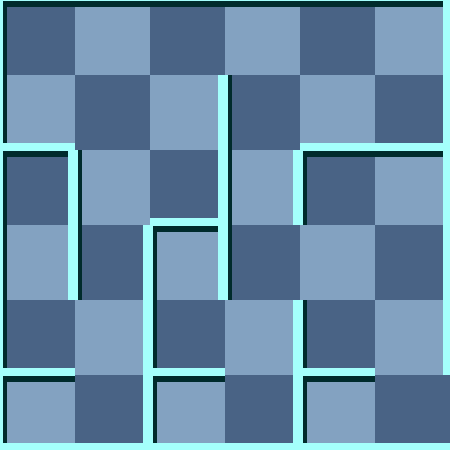

Tiled map render using the project's own tile images. Description and the map definition, with tile-layer contents summarised, below:
An orthogonal 6x6 tile map with 75x75 px tiles, 2 tile layers (background, 块层 1) and 5 objects (2x RedMummy, Exit, Player, Trap).

<map version="1.0" orientation="orthogonal" width="6" height="6" tilewidth="75" tileheight="75">
 <tileset firstgid="1" name="wall" tilewidth="75" tileheight="75">
  <image source="gfx/wall.png" width="300" height="375" />
  <tile id="0">
   <properties>
    <property name="ValOfWall" value="0" />
   </properties>
  </tile>
  <tile id="1">
   <properties>
    <property name="ValOfWall" value="1" />
   </properties>
  </tile>
  <tile id="2">
   <properties>
    <property name="ValOfWall" value="2" />
   </properties>
  </tile>
  <tile id="3">
   <properties>
    <property name="ValOfWall" value="3" />
   </properties>
  </tile>
  <tile id="4">
   <properties>
    <property name="ValOfWall" value="4" />
   </properties>
  </tile>
  <tile id="5">
   <properties>
    <property name="ValOfWall" value="5" />
   </properties>
  </tile>
  <tile id="6">
   <properties>
    <property name="ValOfWall" value="6" />
   </properties>
  </tile>
  <tile id="7">
   <properties>
    <property name="ValOfWall" value="7" />
   </properties>
  </tile>
  <tile id="8">
   <properties>
    <property name="ValOfWall" value="8" />
   </properties>
  </tile>
  <tile id="9">
   <properties>
    <property name="ValOfWall" value="9" />
   </properties>
  </tile>
  <tile id="10">
   <properties>
    <property name="ValOfWall" value="10" />
   </properties>
  </tile>
  <tile id="11">
   <properties>
    <property name="ValOfWall" value="11" />
   </properties>
  </tile>
  <tile id="12">
   <properties>
    <property name="ValOfWall" value="12" />
   </properties>
  </tile>
  <tile id="13">
   <properties>
    <property name="ValOfWall" value="13" />
   </properties>
  </tile>
  <tile id="14">
   <properties>
    <property name="ValOfWall" value="14" />
   </properties>
  </tile>
  <tile id="15">
   <properties>
    <property name="ValOfWall" value="15" />
   </properties>
  </tile>
  <tile id="18">
   <properties>
    <property name="ValOfWall" value="-1" />
   </properties>
  </tile>
 </tileset>
 <layer name="background" width="6" height="6">
  <data>[36 cells, 36 non-empty, 2 distinct tile ids]</data>
 </layer>
 <layer name="块层 1" width="6" height="6">
  <data>[36 cells, 36 non-empty, 12 distinct tile ids]</data>
 </layer>
 <objectgroup name="对象层 1" width="6" height="6">
  <object name="Exit" x="450" y="375" />
  <object name="RedMummy" x="300" y="375">
   <properties>
    <property name="value" value="25" />
   </properties>
  </object>
  <object name="RedMummy" x="225" y="225">
   <properties>
    <property name="value" value="21" />
   </properties>
  </object>
  <object name="Player" x="75" y="225">
   <properties>
    <property name="value" value="1" />
   </properties>
  </object>
  <object name="Trap" x="225" y="375">
   <properties>
    <property name="value" value="12" />
   </properties>
  </object>
 </objectgroup>
</map>
